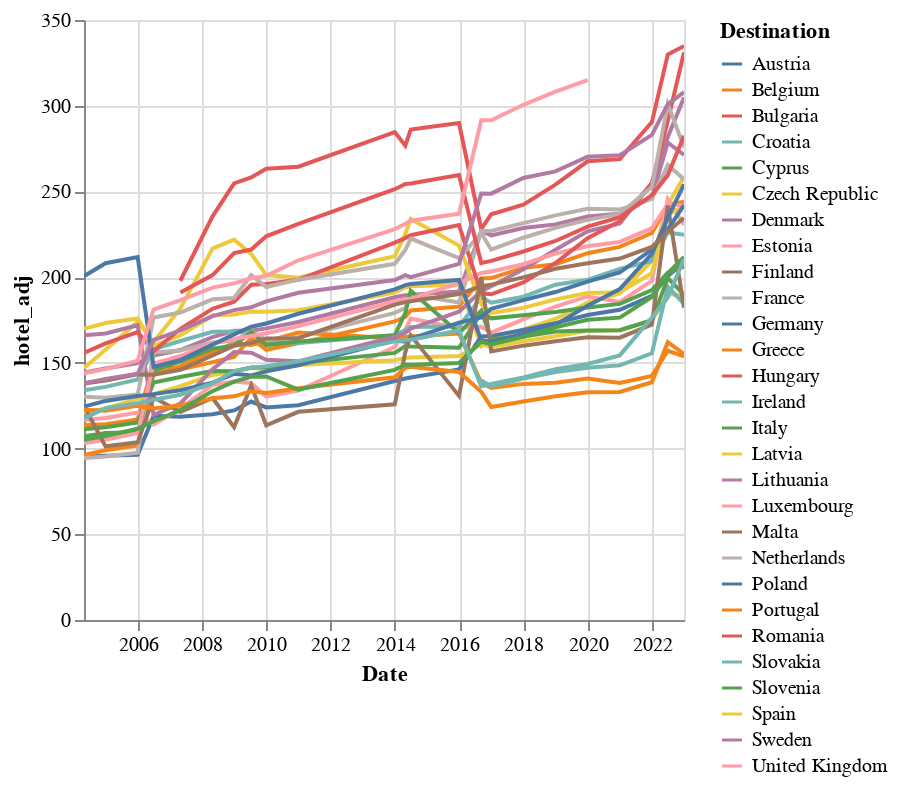

The notebook cell this image was saved under:
### Code cell
selection = alt.selection_point(fields=['Destination'], bind='legend')

alt.Chart(df_adjusted).mark_line().encode(
    x = "Date",
    y = "hotel_adj",
    color = "Destination",
    tooltip = ["Destination", "Date"],
    opacity=alt.condition(selection, alt.value(1), alt.value(0.2))
).add_params(
    selection
).interactive()

### Figure 1 — Vega-Lite specification as saved in the notebook (floating-point values rounded to 4 significant figures; data arrays with more than 128 entries replaced by an {"elided": "..."} marker saying what was removed)
{"config": {"view": {"continuousWidth": 300, "continuousHeight": 300}}, "data": {"name": "data-570864901222e463704d87ae09ecc99d"}, "mark": {"type": "line"}, "encoding": {"color": {"field": "Destination", "type": "nominal"}, "opacity": {"condition": {"param": "param_11", "value": 1}, "value": 0.2}, "tooltip": [{"field": "Destination", "type": "nominal"}, {"field": "Date", "type": "temporal"}], "x": {"field": "Date", "type": "temporal"}, "y": {"field": "hotel_adj", "type": "quantitative"}}, "params": [{"name": "param_11", "select": {"type": "point", "fields": ["Destination"]}, "bind": "legend"}, {"name": "param_12", "select": {"type": "interval", "encodings": ["x", "y"]}, "bind": "scales"}], "$schema": "https://vega.github.io/schema/vega-lite/v5.16.3.json", "datasets": {"data-570864901222e463704d87ae09ecc99d": {"elided": "622 records"}}}
